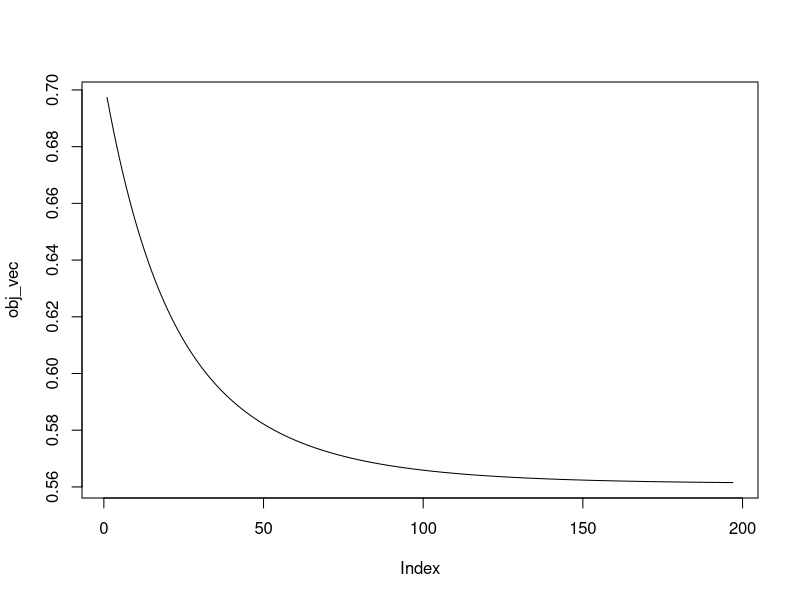
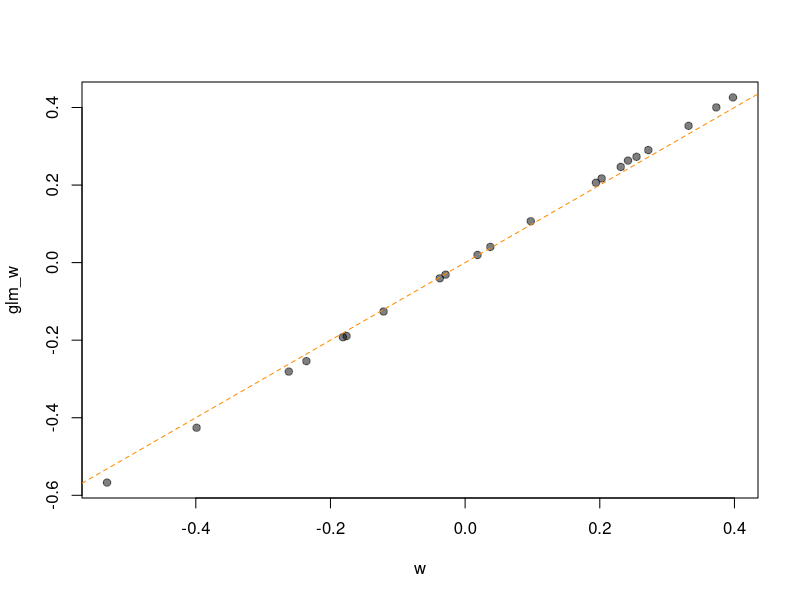
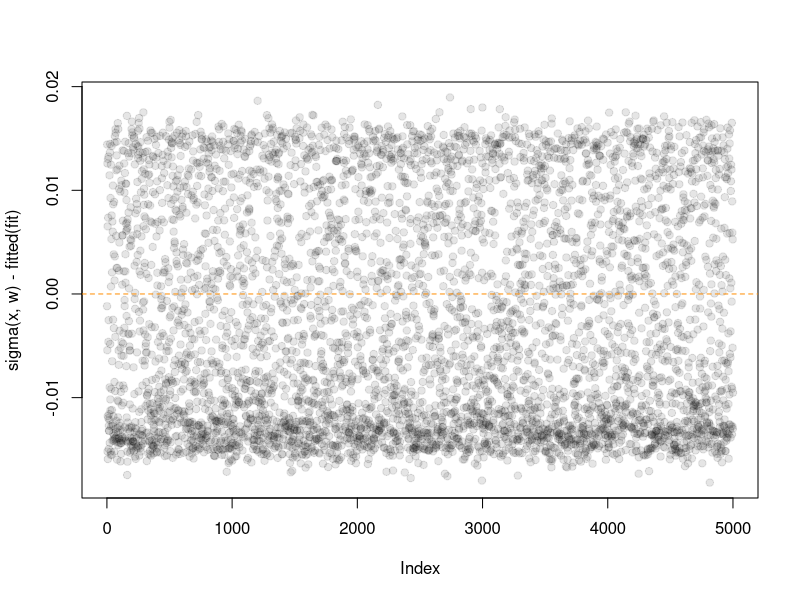

These figures' R source, in order:

data <- read.csv("data_toy_binary.csv")
dim(data)
y <- ifelse(data$y == "b", 1, 0)
x <- as.matrix(data[,-1])
n <- nrow(x)


## gradient descent ----------------------------------------------------------

# initialization
w_prev <- runif(ncol(x), -0.1, 0.1)   # try other initialization
obj_prev <- log(.Machine$double.xmax)
obj_vec <- c()
tol <- 1e-05
maxit <- 1000
crit <- TRUE
iter <- 0

# learning rate
eta <- 0.1

# functions
sigma <- function(x, w) {
  lin <- x%*%w
  e <- exp(lin)
  out <- e/(1 + e)
  return(out)
}
#
loss <- function(y, x, w) {
  s <- sigma(x, w)
  y*log(s) + (1 - y)*log(1 - s)
}

# gradient descent algorithm
while ( crit ) {
  w <- w_prev - eta/n * crossprod(x, (sigma(x, w_prev) - y) )
  obj <- -mean( loss(y, x, w) )
  w_prev <- w
  err <- (obj_prev - obj)
  obj_prev <- obj
  iter <- iter + 1
  crit <- (err > tol) & (iter < maxit)
  obj_vec <- c(obj_vec, obj)
}


# comparison -----------------------------------------------------------------
# plot loss function
plot(obj_vec, type = "l")

# fit model using glm
data$y <- factor(data$y)
fit <- glm(y ~ ., data = data[,-2], family = "binomial")
glm_w <- fit$coefficients

# compare coefficient estimates
plot(w, glm_w, pch = 19, col = adjustcolor("black", 0.5))
abline(0, 1, col = "darkorange", lty = 2)

# can also compare predicted probabilities
plot(sigma(x, w) - fitted(fit), pch = 19, col = adjustcolor("black", 0.1))
abline(h = 0, col = "darkorange", lty = 2)

